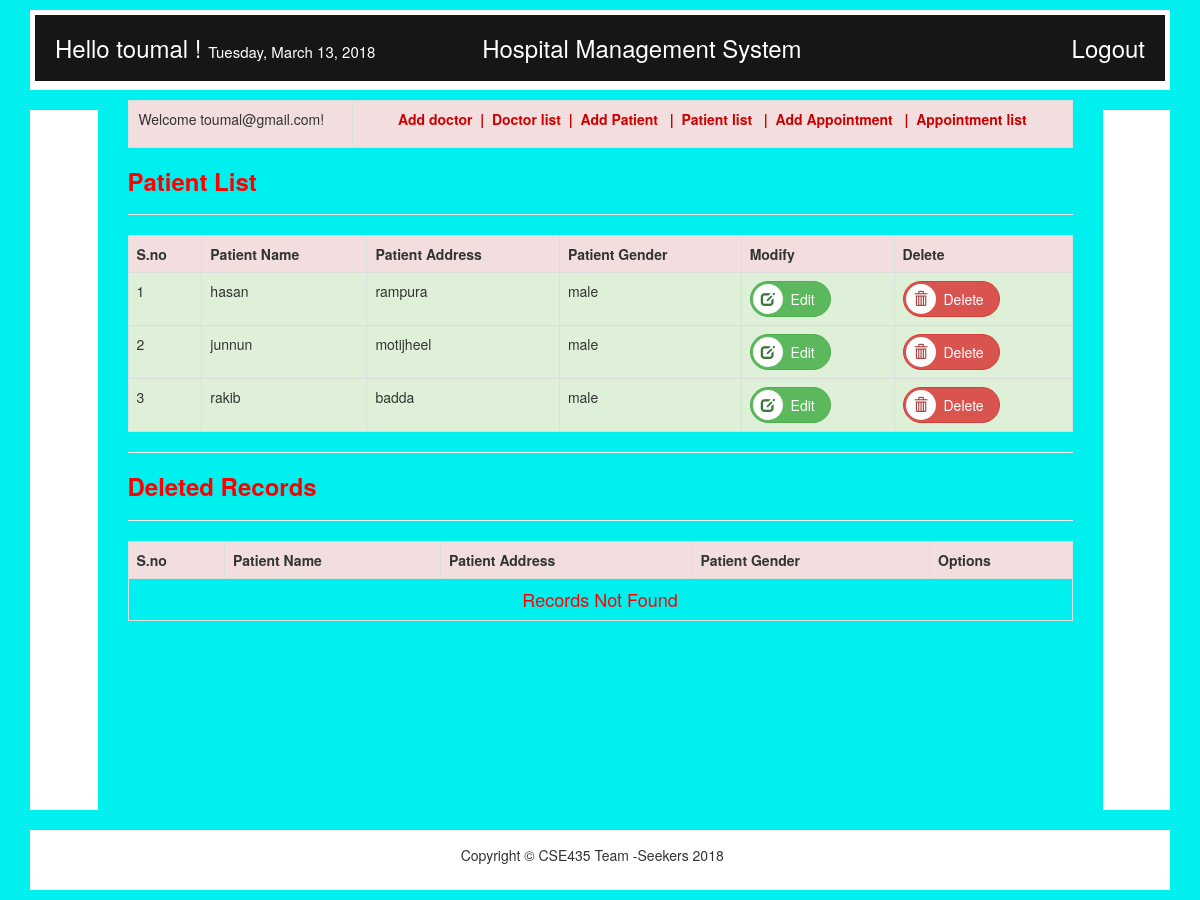
/index.php?page=patient-list (signed in), run on the app's committed database.
### tables this page shows
CREATE TABLE `users` (
  `id` int(11) NOT NULL,
  `username` varchar(50) NOT NULL,
  `email` varchar(50) NOT NULL,
  `password` varchar(50) NOT NULL,
  `trn_date` datetime NOT NULL
);

CREATE TABLE `patient` (
  `patient_id` int(5) NOT NULL,
  `patient_name` varchar(30) NOT NULL,
  `patient_address` varchar(30) NOT NULL,
  `patient_gender` varchar(6) NOT NULL,
  `patient_available` varchar(3) NOT NULL DEFAULT 'YES'
);

### patient_details.php (the view, shortened to what this page needs)
<?php include('db.php');
extract($_POST);
?>
<!DOCTYPE html PUBLIC "-//W3C//DTD XHTML 1.0 Transitional//EN" "http://www.w3.org/TR/xhtml1/DTD/xhtml1-transitional.dtd">
<html xmlns="http://www.w3.org/1999/xhtml">
<head>
<link href="css/bootstrap.min.css" rel="stylesheet" type="text/css" />
</head>
<body style="background-color:#00F0F0">
				<h3 align="left" style="color:red;"><b>Patient List</b></h3>
	<hr>
<table class="table table-responsive table-bordered">
                <tr class="danger">
                    <th> S.no</th>
                    <th>Patient Name</th>
                    <th>Patient Address</th>
					<th>Patient Gender</th>
					<th>Modify</th>
					<th>Delete</th>
					</tr>
					<?php
$rs1=mysqli_query($con,"SELECT * from patient where patient_available='YES' order by
patient_name;");
$sno=1;
while( $row=mysqli_fetch_array($rs1)) {
 echo "<tr class='success'><td>$sno</td><td>$row[1]</td><td>$row[2]</td><td>$row[3]</td><td><a class='btn icon-btn btn-success' href=patient_update.php?rno=".$row[0]."><span class='glyphicon btn-glyphicon glyphicon-edit img-circle text-success'></span> Edit</a></td><td><a class='btn icon-btn btn-danger' href=delete_patient.php?rno=".$row[0]."><span class='glyphicon btn-glyphicon glyphicon-trash img-circle text-danger'></span> Delete</a></td></tr>";
 $sno++;
}
?>
        </table>
<hr />
<h3 align="left" style="color:red;"><b>Deleted Records</b></h3>
	<hr>
<table class="table table-responsive table-bordered">
                <tr class="danger">
                    <th> S.no</th>
                    <th>Patient Name</th>
                    <th>Patient Address</th>
					<th>Patient Gender</th>
					<th>Options</th>
					</tr>
					<?php
$sno=1;
if ($sno==1) echo "<tr><td colspan='6' align='center'><font size=4 color=red>Records
Not Found</font></td></tr>";
?>
        </table>
</body>
</html>

### index.php (shortened to what this page needs)
<?php
require 'db.php';
$email=$_SESSION["email"];
$sql=mysqli_query($con,"select *from users where email='$email'");
$s=mysqli_fetch_array($sql);
 ?>
<!DOCTYPE html PUBLIC "-//W3C//DTD XHTML 1.0 Transitional//EN" "http://www.w3.org/TR/xhtml1/DTD/xhtml1-transitional.dtd">
<html xmlns="http://www.w3.org/1999/xhtml">
<head>
<link href="css/bootstrap.min.css" rel="stylesheet" type="text/css" />
<link href="css/style1.css" rel="stylesheet" type="text/css" />
</head>
<body>
<div class="container">
	<div class="row">
    	<div class="col-sm-12">
        	<div class="header bg-white">
            			<h3 style="background-color: rgb(22,22,22); padding:20px;color:#FFFFFF;margin:0px">
	<span>Hello <?php echo $s['username']; echo " !";?></span>
							<span style="font-size:15px; color:white";><?php
                            $Today=date('y:m:d');
                            $new=date('l, F d, Y',strtotime($Today));
                            echo $new;
							?></span></span>
							<span style="margin-left:100px">Hospital Management System</span>
	<span style="float:right"><a style="color:#FFFFFF" href="logout.php">Logout</a></span>
</h3>
            </div>
        </div>
    </div>
  	<div class="row">
		<div class="col-sm-1">
        	<div class="left-sidebar bg-white"></div>
        </div>
            	<div class="col-sm-10">
					<table class="table table-bordered"  border="1" width ="850px" height="30px" align ="center">
				<tr class="danger">
					<td width="20%" align ="left" style="padding-left: 10px" valign="center">
						 <p>Welcome <?php echo $_SESSION['email']; ?>!</p>
					</td>
					<td  width="64%" align="center" valign="center">
					<?php require('header.php'); ?>
					</td>
				</tr>
			</table>
				<div align="center">
					<?php
		 @$page= $_GET['page'];
		 if($page!="")
		 {
			 switch($page)
			 {
			 case 'patient-list':
			 include('patient_details.php');
			 break;
			 }
		 }
		 else
		 {
		 ?>
		 <?php
		 }
		  ?>
                </div>
           </div>
        <div class="col-sm-1">
        	<div class="main-content bg-white"></div>
        </div>
  	</div>
    <div class="row">
    	<div class="col-sm-12">
        	<div class="footer bg-white">
            	<div class="copyright">
                	<p align="center" style="padding-top:10px;">Copyright &copy; CSE435 Team -Seekers 2018 &nbsp;&nbsp;&nbsp;<span style="background-color: rgb(22,22,22);"></span></p>
                </div>
            </div>
        </div>
    </div>
</div>
<body style="background-color:#00F0F0">
</body>
</html>

### css/style1.css (style rules this page uses)
body { background-color: #28D4C3; font-family: Arial, Helvetica, sans-serif; }
.bg-white { background-color: #FFF; margin: 10px 0; padding: 5px; }
.header { height: 80px; }
.footer, .middle-left, .middle-right, .bottom-left-block, .bottom-middle-block, .bottom-right-block, .bottom-content { height: 60px; }
.left-sidebar { height: 700px; }

### patient_details.php (style rules this page uses)
.btn-glyphicon { padding:8px; background:#ffffff; margin-right:4px; }
.icon-btn { padding: 1px 15px 3px 2px; border-radius:50px; }

### data on the page
users: username "toumal"
patient: patient_name "hasan", patient_address "rampura", patient_gender "male"
patient: patient_name "junnun", patient_address "motijheel", patient_gender "male"
patient: patient_name "rakib", patient_address "badda", patient_gender "male"

### other printed values
$_SESSION['email'] "toumal@gmail.com"
